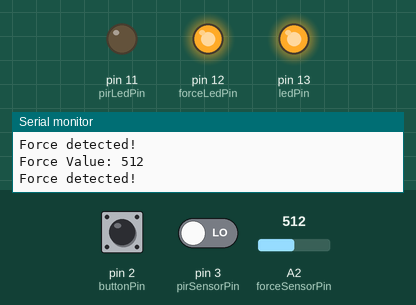
The sketch below on a simulated Arduino Uno, built with avr-gcc and run on an emulated ATmega328P. Parts: output pins drawn as LEDs (lit = HIGH), the last lines printed to the serial monitor. The test bench sets the inputs (shaded band); at power-on: pin 3 (pirSensorPin) LOW, A2 (forceSensorPin) = 512, pin 2 (buttonPin) HIGH.

Above: at 2.8 s.
2.9 s: pin 3 (pirSensorPin) driven HIGH
At 4.6 s:
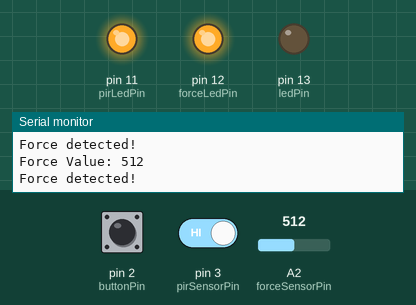
7.1 s: A2 (forceSensorPin) set to 115
11.1 s: A2 (forceSensorPin) set to 97
At 13.1 s:
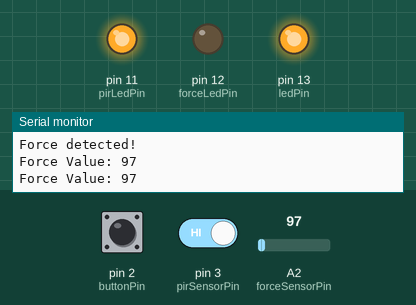
14.3 s: pin 3 (pirSensorPin) driven LOW
At 15.5 s:
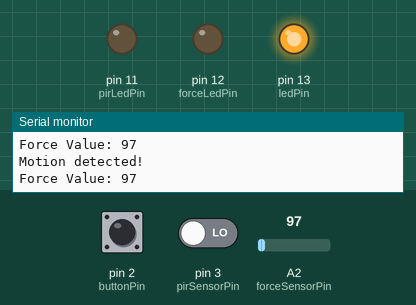
18.5 s: A2 (forceSensorPin) set to 122
At 22.55 s:
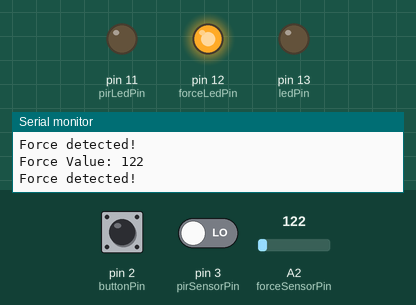
22.7 s: pin 2 (buttonPin) pulled LOW for 1.3 s
At 23.1 s:
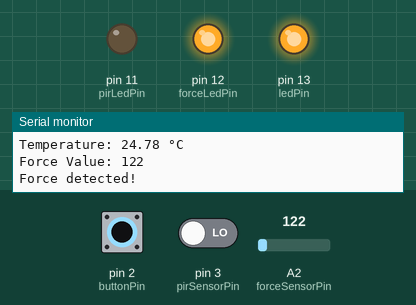
Timing chart, 0 to 26.5 s (numbered marks = the images above; inputs shaded):
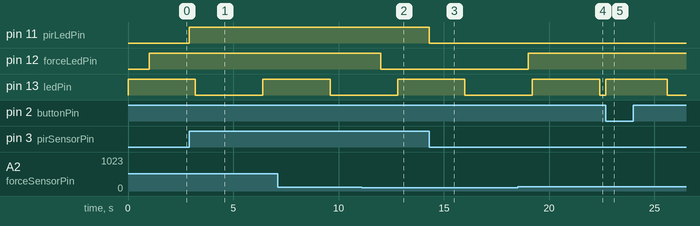

Measured:
- the behaviour switches between 106 and 105 on A2 (forceSensorPin) (found by bisection; images 1 and 2)
- after the input at 2.9 s, pin 11 (pirLedPin): LOW → HIGH at once
- after the input at 11.1 s, pin 12 (forceLedPin): HIGH → LOW after 0.90 s
- after the input at 14.3 s, pin 11 (pirLedPin): HIGH → LOW at once
- after the input at 18.5 s, pin 12 (forceLedPin): LOW → HIGH after 0.50 s
- after the input at 22.7 s, pin 13 (ledPin): LOW → HIGH after 0.00 s instead of 2.9 s

The sketch:

Task1.4.ino
```cpp
const int tempSensorPin = A0;  // Temperature sensor pin
const int forceSensorPin = A2; // Force sensor pin (analog)
const int buttonPin = 2;       // Button pin
const int ledPin = 13;         // Built-in LED pin (for temperature)
const int forceLedPin = 12;    // New LED pin (for force sensor)
const int pirSensorPin = 3;    // PIR Sensor pin
const int pirLedPin = 11;      // LED for PIR sensor

volatile bool readTemperatureFlag = false;
volatile bool forceDetectedFlag = false;
volatile bool pirDetectedFlag = false;

const int forceThreshold = 105; // Threshold value for force sensor (corresponding to 5N)
const unsigned long debounceDelay = 1000; // Debounce delay in milliseconds

unsigned long lastForceReadingTime = 0; // Last time force was read

void setup() {
    // Initialize the LED pins as outputs
    pinMode(ledPin, OUTPUT);         // Built-in LED for temperature
    pinMode(forceLedPin, OUTPUT);    // Additional LED for force sensor
    pinMode(pirLedPin, OUTPUT);      // LED for PIR sensor

    // Initialize the button pin as an input with pull-up resistor
    pinMode(buttonPin, INPUT_PULLUP);

    // Initialize the force sensor pin as an input
    pinMode(forceSensorPin, INPUT);

    // Initialize the PIR sensor pin as an input
    pinMode(pirSensorPin, INPUT);

    // Initialize serial communication at 9600 bits per second
    Serial.begin(9600);

    // Attach interrupts
    attachInterrupt(digitalPinToInterrupt(buttonPin), triggerReadTemperature, FALLING);
    attachInterrupt(digitalPinToInterrupt(pirSensorPin), triggerPIRDetection, CHANGE);

    // Set up Timer1 interrupt
    noInterrupts(); // Disable all interrupts
    TCCR1A = 0; // Set Timer1 to normal mode
    TCCR1B = 0;
    TCNT1 = 0; // Initialize counter value to 0
    OCR1A = 50000; // Set compare match register for 3Hz increments
    TCCR1B |= (1 << WGM12); // Turn on CTC mode
    TCCR1B |= (1 << CS12) | (1 << CS10); // Set CS12 and CS10 bits for 1024 prescaler
    TIMSK1 |= (1 << OCIE1A); // Enable timer compare interrupt
    interrupts(); // Enable all interrupts
}

void triggerReadTemperature() {
    readTemperatureFlag = true;
}

void triggerPIRDetection() {
    pirDetectedFlag = true;
}

void checkTemperature() {
    // Read the analog value from the temperature sensor
    int sensorValue = analogRead(tempSensorPin);

    // Convert the analog value to voltage
    float voltage = sensorValue * (5.0 / 1023.0);

    // Convert the voltage to temperature in Celsius
    float temperatureC = (voltage - 0.5) * 100.0;

    // Print the temperature to the Serial Monitor
    Serial.print("Temperature: ");
    Serial.print(temperatureC);
    Serial.println(" °C");

    // If the temperature is below 30°C, turn the LED on
    if (temperatureC < 30.0) {
        digitalWrite(ledPin, HIGH);
    }
    else {
        digitalWrite(ledPin, LOW);
    }
}

void checkForce() {
    unsigned long currentMillis = millis();
    if (currentMillis - lastForceReadingTime >= debounceDelay) {
        int forceValue = analogRead(forceSensorPin);
        Serial.print("Force Value: ");
        Serial.println(forceValue);

        if (forceValue > forceThreshold) {
            forceDetectedFlag = true;
            digitalWrite(forceLedPin, HIGH);
        }
        else {
            forceDetectedFlag = false;
            digitalWrite(forceLedPin, LOW);
        }

        if (forceDetectedFlag) {
            Serial.println("Force detected!");
        }

        lastForceReadingTime = currentMillis;
    }
}


void checkPIR() {
    if (pirDetectedFlag) {
        pirDetectedFlag = false;
        digitalWrite(pirLedPin, !digitalRead(pirLedPin)); // Toggle PIR LED
        Serial.println("Motion detected!");
    }
}

ISR(TIMER1_COMPA_vect) {
    // Timer1 interrupt service routine
    // Toggle the LED connected to pin 13
    digitalWrite(ledPin, !digitalRead(ledPin));
}

void loop() {
    if (readTemperatureFlag) {
        readTemperatureFlag = false;
        checkTemperature();
    }

    checkForce();
    checkPIR();
}
```
